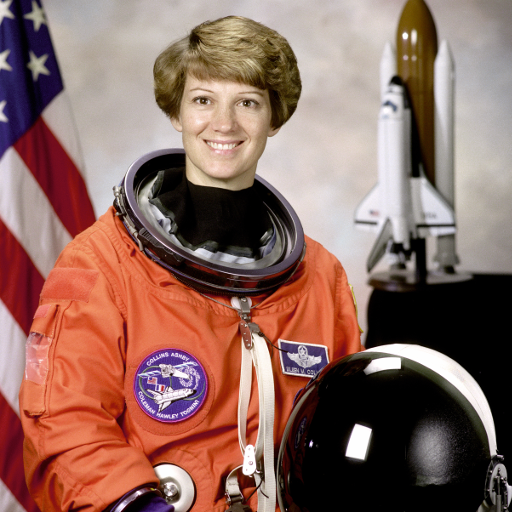
#> input picture skimage.data.astronaut(), 512 x 512 px
$ jupyter execute Lab_03.ipynb
#> lines starting #> are read from the running program, lines starting #| are printed output that depends on the picture
[cell 1]
import matplotlib.pyplot as plt
import numpy as np
import cv2
from skimage.data import astronaut
from skimage.color import rgb2gray
from skimage.filters import sobel
from skimage.segmentation import slic, watershed
from skimage.segmentation import mark_boundaries
from skimage.util import img_as_float

# 1. Contrast between SLIC and Watershed Segmentation Algorithmm

[cell 2]
img = img_as_float(astronaut() [::2, ::2])

### Call SLIC, with segment compactness = 10

[cell 3]
segments_slic = slic(img, n_segments=250, compactness=10, sigma=1)
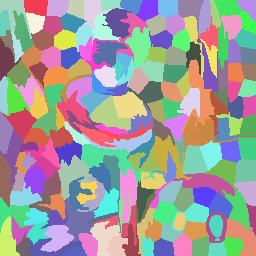
#> segments_slic: shape (256, 256) int64; 196 distinct labels, from 1 to 196; one colour per label, 0 black
gradient = sobel(rgb2gray(img))
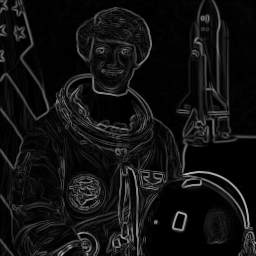
#> gradient: shape (256, 256) float64; min 0, max 0.754, mean 0.0682

### Call watershed with segment compactness = 0.1

[cell 4]
segments_watershed = watershed(gradient, markers=250, compactness=0.01)
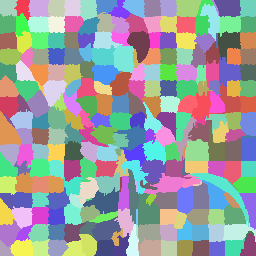
#> segments_watershed: shape (256, 256) int64; 256 distinct labels, from 1 to 256; one colour per label, 0 black

[cell 5]
#count the number of segments
print('SLIC number of segments: {}'.format(len(np.unique(segments_slic))))
#| SLIC number of segments: 196
print('watershed number of segments: {}'.format(len(np.unique(segments_watershed))))
#| watershed number of segments: 256

[cell 6]
fig, ax = plt.subplots(2, 2, figsize=(10, 10), sharex=True, sharey=True)
ax[0, 0].imshow(mark_boundaries(img, segments_slic))
ax[0, 0].set_title('SLIC')
ax[0, 1].imshow(mark_boundaries(img, segments_watershed))
ax[0, 1].set_title('Compact watershed')
for a in ax.ravel():
    a.set_axis_off()
plt.tight_layout()
plt.show()

# 2. HOG descriptor computation:

[cell 7]
from skimage.io import imread
from skimage.transform import resize
from skimage.feature import hog
from skimage import exposure
import matplotlib.pyplot as plt

[cell 8]
img = imread('diamond.png')
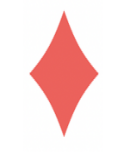
#> input picture Practice Sessions/Labs/diamond.png, 131 x 155 px
#> img is the input picture: shape (155, 131, 4); mean R, G, B, A 251.1, 226.1, 225, 255
plt.axis("off")
plt.imshow(img)
print(img.shape)
#| (155, 131, 4)
resized_img = resize(img, (128*4, 64*4))
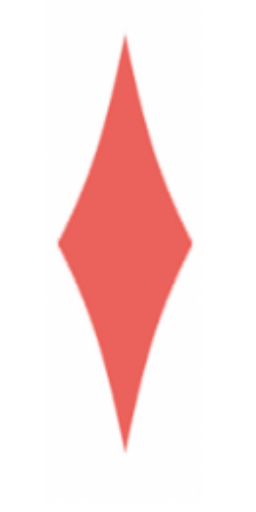
#> resized_img: shape (512, 256, 4) float64; mean R, G, B, A 0.985, 0.887, 0.883, 1
plt.axis("off")
plt.imshow(resized_img)
print(resized_img.shape)
#| (512, 256, 4)

[cell 9]
fd, hog_image = hog(resized_img, orientations=9, pixels_per_cell=(8,8),
                    cells_per_block=(2, 2), visualize=True, channel_axis=-1)
plt.axis("off")
plt.imshow(hog_image, cmap="gray")
plt.show()
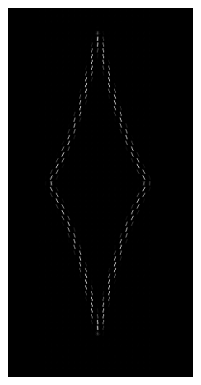
#> figure drawn by matplotlib, 1 panel

# 3. SIFT Matching between two images:

[cell 10]
from random import randrange
import matplotlib.pyplot as plt
import numpy as np
import cv2

[cell 11]
figsize = (10, 10)
rgb_l = cv2.cvtColor(cv2.imread("left.jpg"), cv2.COLOR_BGR2RGB)
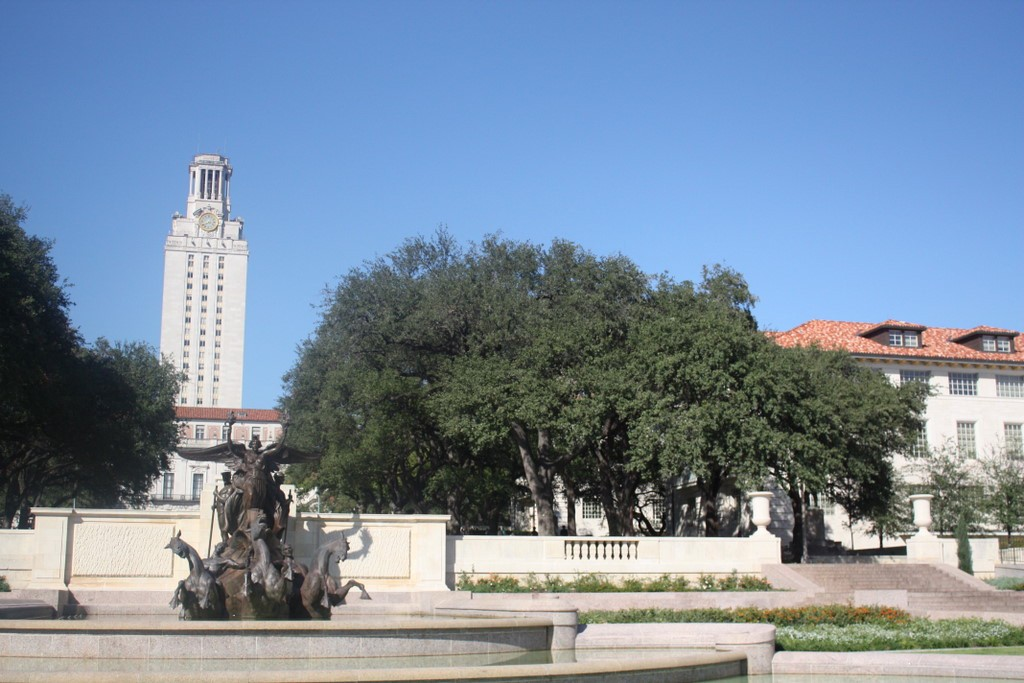
#> input picture Practice Sessions/Labs/left.jpg, 1024 x 683 px
gray_l = cv2.cvtColor(rgb_l, cv2.COLOR_RGB2GRAY)
rgb_r = cv2.cvtColor(cv2.imread("right.jpg"), cv2.COLOR_BGR2RGB)
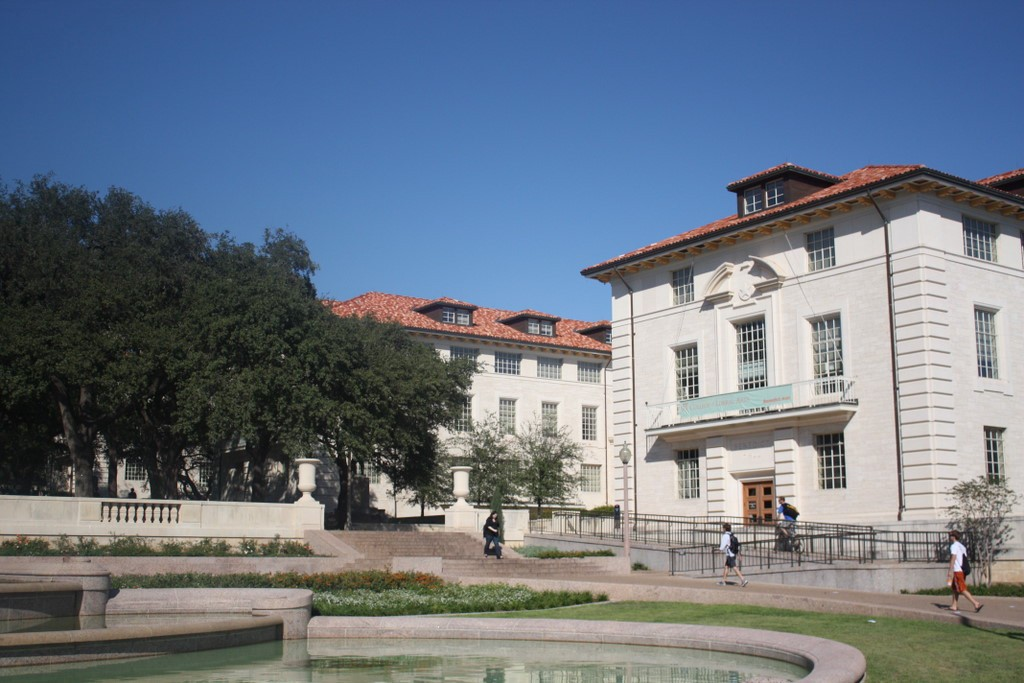
#> input picture Practice Sessions/Labs/right.jpg, 1024 x 683 px
gray_r = cv2.cvtColor(rgb_r, cv2.COLOR_RGB2GRAY)
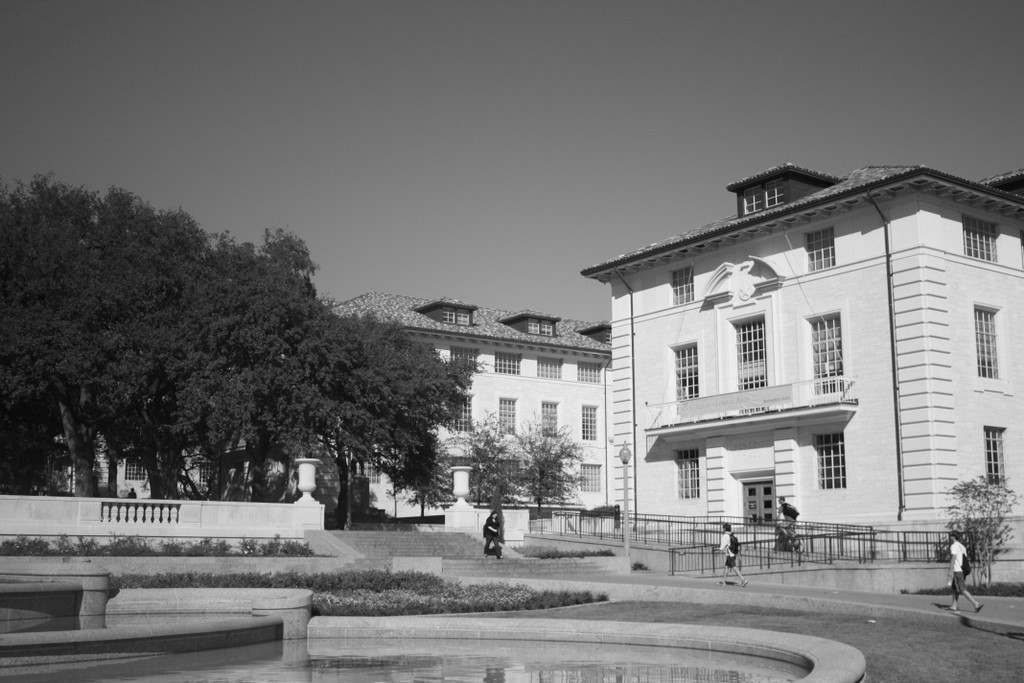
#> gray_r: shape (683, 1024); min 3, max 253, mean 117
feature_extractor = cv2.SIFT_create()

[cell 12]
# find the keypoints and descriptors with chosen feature_extractor
kp_l, desc_l = feature_extractor.detectAndCompute(gray_l, None)
#> kp_l = 5346 keypoints; strongest (x, y, size): (620, 556, 2.4), (612, 556, 2.2), (698, 499, 3.5), (772, 470, 2.8)
kp_r, desc_r = feature_extractor.detectAndCompute(gray_r, None)
#> kp_r = 4239 keypoints; strongest (x, y, size): (958, 550, 9.6), (490, 528, 2), (440, 520, 6.8), (376, 451, 1.8)

[cell 13]
bf = cv2.BFMatcher()
matches = bf.knnMatch(desc_l, desc_r, k=2)
#> matches = 5346 matches

[cell 14]
# Apply ratio test
good_and_second_good_match_list = []
for m in matches:
    if m[0].distance/m[1].distance < 0.5:
        good_and_second_good_match_list.append(m)
#> after the loop, good_and_second_good_match_list = 732 matches
good_match_arr = np.asarray(good_and_second_good_match_list)[:,0]

[cell 15]
# show only 30 matches
im_matches = cv2.drawMatchesKnn(rgb_l, kp_l, rgb_r, kp_r,
good_and_second_good_match_list[0:30],
None, flags=cv2.DrawMatchesFlags_NOT_DRAW_SINGLE_POINTS)
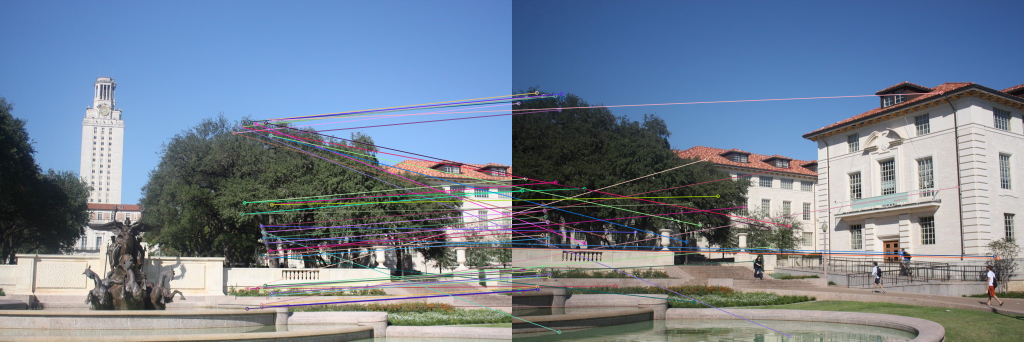
#> im_matches: shape (683, 2048, 3) (shown at 1/2 size); mean R, G, B 115.9, 129.4, 146.8
plt.figure(figsize=(20, 20))
plt.imshow(im_matches)
plt.title("keypoints matches")
plt.show()
